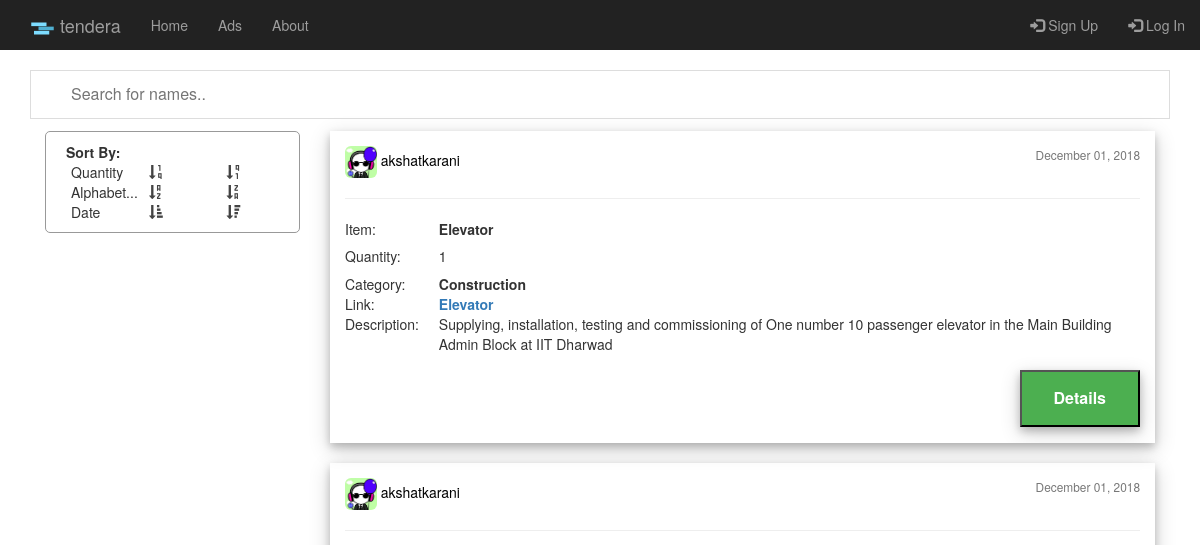
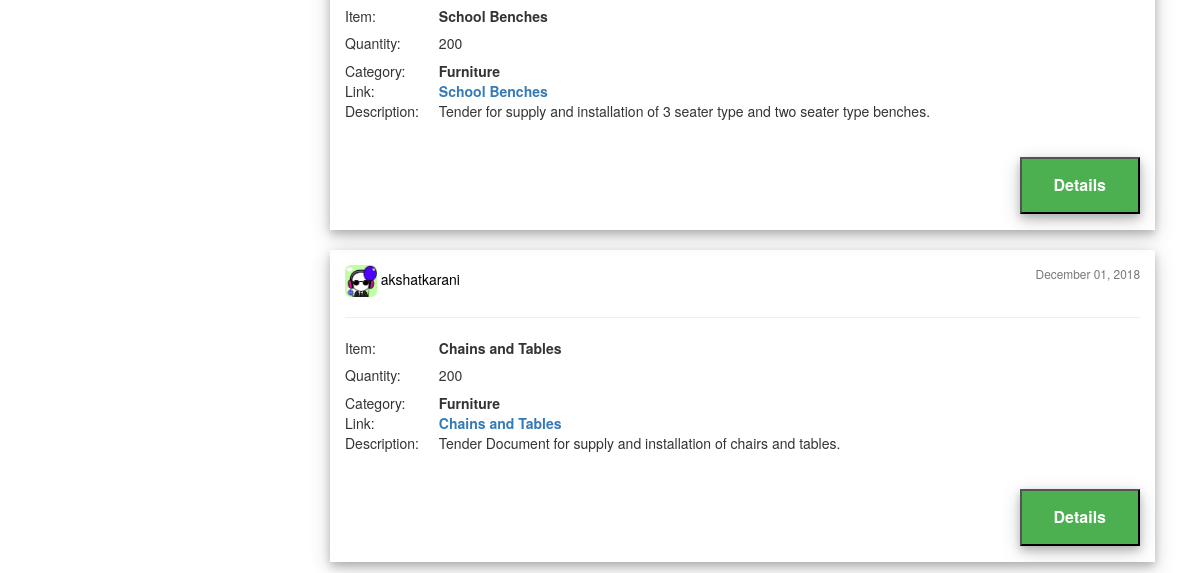
Page /post/ on the earlier database version (2 pictures, top to bottom).
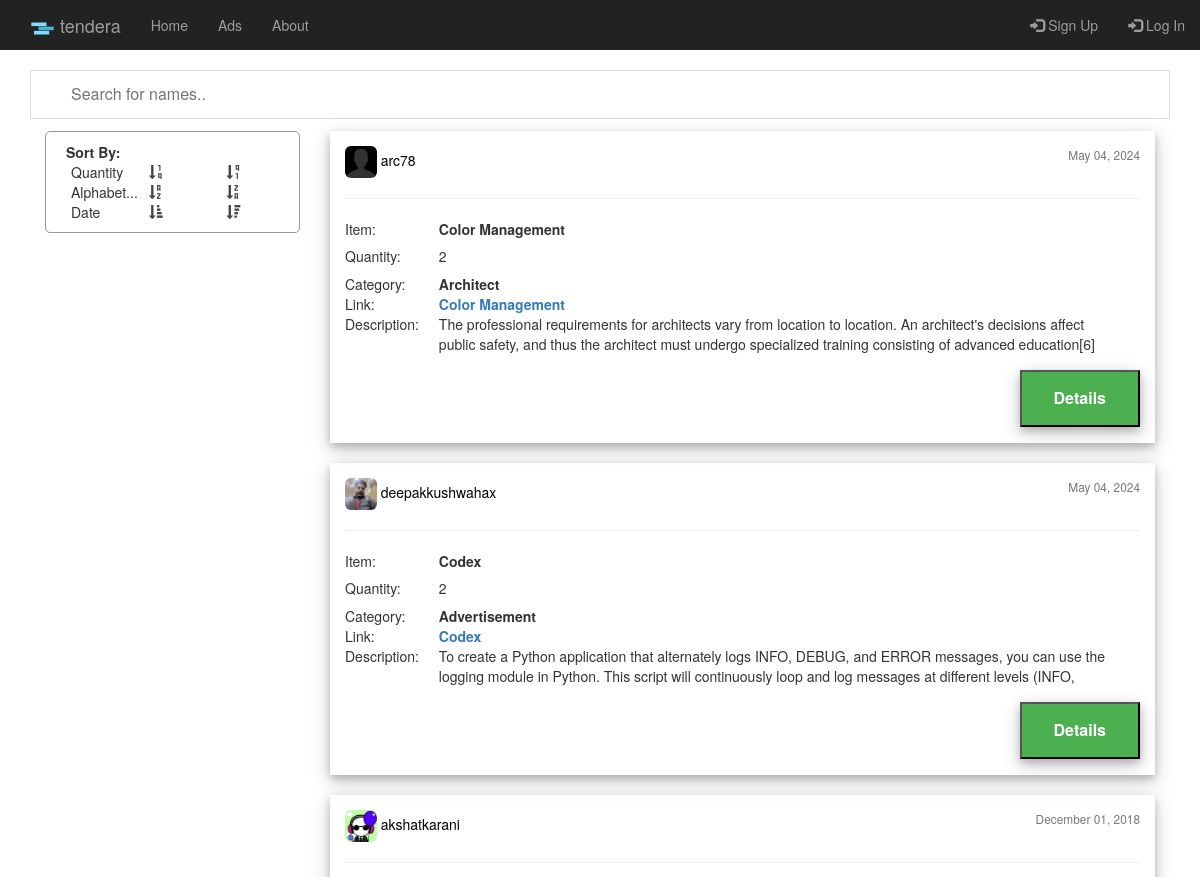
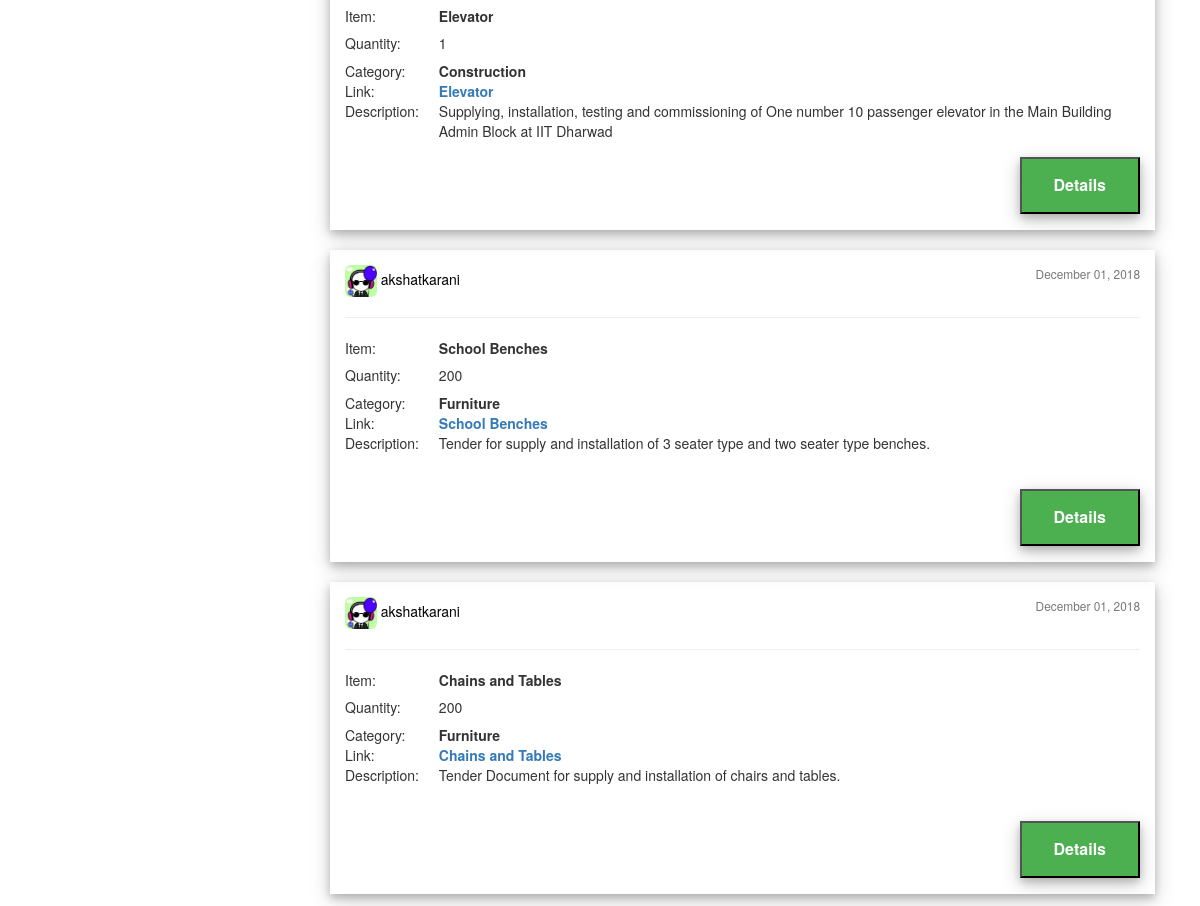
Same page on the later database version (2 pictures, top to bottom).
### post/models.py (models this page shows, shortened)
class Post(models.Model):
	category = models.CharField(max_length=50)
	item = models.CharField(max_length=100)
	quantity = models.IntegerField(default=0)
	document = models.FileField(upload_to='tender_docs/')
	description = models.TextField()
	elegibility = models.TextField(default='Elegibility')
	date_posted = models.DateTimeField(auto_now_add= True)
	author = models.ForeignKey(User, on_delete = models.CASCADE)

### users/models.py (models this page shows, shortened)
class UserProfile(models.Model):
	user = models.OneToOneField(User, on_delete = models.CASCADE)
	image = models.ImageField(default= 'default_pic.jpg', upload_to = 'user_pics')

### post/views.py (the view)
# urls.py: path('', PostListView.as_view(), name='post-home'),
class PostListView(ListView):
	model = Post
	template_name = 'post/home.html'
	context_object_name = 'posts'
	ordering = ['-date_posted']
	paginate_by = 5
	def get_queryset(self):
		order_by = self.kwargs.get('order_by') or '-date_posted'
		return Post.objects.order_by(order_by)

### post/templates/post/home.html (shortened to what the changed rows need)
{% extends "post/base.html" %}
{% block content %}
<div id="posts" class="col-sm-9">
  {% for post in posts %}
  <div id="post">
    <article class="media content-section" style="box-shadow: 0 4px 8px 0 rgba(0, 0, 0, 0.2), 0 6px 20px 0 rgba(0, 0, 0, 0.19);">
      <div style="padding: 15px;">
        <img class=" img-rounded article-imag" style="width: 4%; height: 4%" src="{{ post.author.userprofile.image.url }}">
      <a class="mr-2" href="{% url 'user-posts' post.author.username %}" style="color: black">{{ post.author }}</a>
      <small style="float: right" class="text-muted">{{ post.date_posted|date:"F d, Y" }}</small>
      <hr>
      <table>
        <tr>
          <td>
            Item:
          </td>
          <td class="second-dat">
            <b id='item' >{{ post.item }}</b>
          </td>
        </tr>
        <tr>
          <td>
            Quantity:
          </td>
          <td class="second-dat">
            <b><h5>{{ post.quantity }}</h5></b>
          </td>
        </tr>
        <tr>
          <td>
            Category:
          </td>
          <td class="second-dat">
            <b>{{ post.category }}</b>
          </td>
        </tr>
        <tr>
          <td>
            Link:
          </td>
          <td class="second-dat">
            <b><a href="{{ post.document.url }}">{{ post.item }}</a></b>
          </td>
        </tr>
        <tr>
          <td style="vertical-align: top">
            Description:
          </td>
          <td class="second-dat">
            <div style="height: 40px; overflow: hidden;">
               <p class="article-content">{{ post.description }}</p>
           </div>
          </td>
        </tr>
      </table>
        <a href="{% url 'post-detail' post.id %}"><button class="button_post" style="box-shadow: 0 4px 8px 0 rgba(0, 0, 0, 0.2), 0 6px 20px 0 rgba(0, 0, 0, 0.19);"><b>Details</b></button></a>
      </div>
    </article>
    <br>
  </div>
  {% endfor %}
</div>
  <br>
</div>
{% endblock content %}

Differences in the rows shown:
added Post: author.userprofile.image (placeholder picture), author "arc78", date_posted "May 04, 2024", item "Color Management", quantity "2", category "Architect", description "The professional requirements for architects vary from location to location. An architect's decisions affect public safety, and thus the architect must undergo specialized training consisting of advanced education[6]…"
added Post: author.userprofile.image (picture), author "deepakkushwahax", date_posted "May 04, 2024", item "Codex", quantity "2", category "Advertisement", description "To create a Python application that alternately logs INFO, DEBUG, and ERROR messages, you can use the logging module in Python. This script will continuously loop and log messages at different levels (INFO,…"
